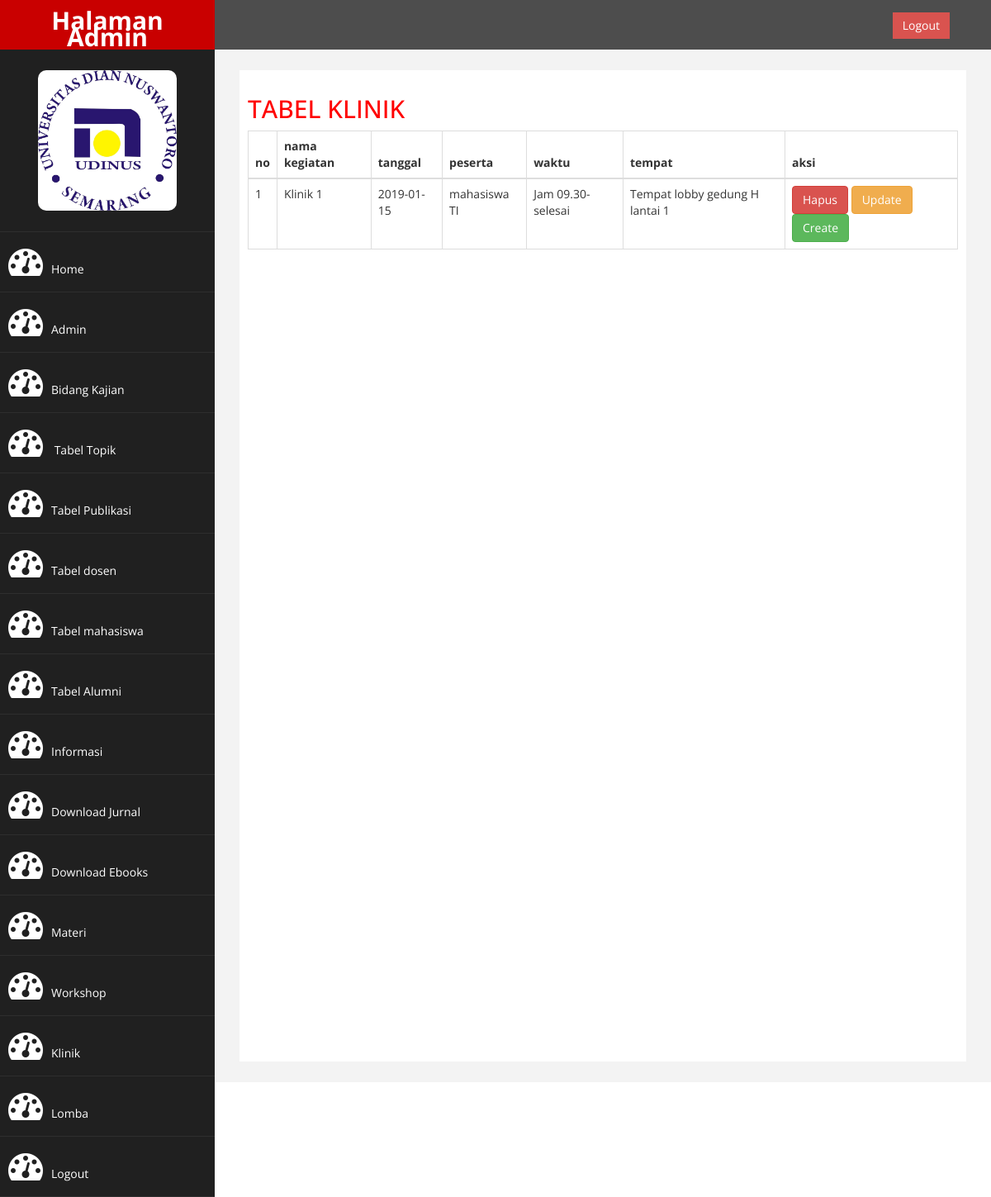
The app's page /admin/index.php?halaman=klinik (signed in) with its own data.
### tables this page shows
CREATE TABLE IF NOT EXISTS `klinik` (
`id` int(11) NOT NULL,
  `nama_kegiatan` varchar(300) NOT NULL,
  `tanggal` date NOT NULL,
  `peserta` varchar(100) NOT NULL,
  `waktu` varchar(100) NOT NULL,
  `tempat` varchar(300) NOT NULL
);

### admin/klinik.php (the view, shortened to what this page needs)
<h2>TABEL KLINIK</h2>
<table class="table table-bordered">
	<thead>
		<tr>
			<th>no</th>
			<th>nama kegiatan</th>
			<th>tanggal</th>
			<th>peserta</th>
			<th>waktu</th>
			<th>tempat</th>
			<th>aksi</th>
		</tr>
	</thead>
	<tbody>
		<?php  $nomor = 1; ?>
		<?php
			$ambil=$koneksi->query("SELECT * FROM klinik");
		?>
		<?php
			while($pecah=mysqli_fetch_assoc($ambil)){
		?>
		<tr>
			<td><?php echo $nomor; ?></td>
			<td><?php echo $pecah['nama_kegiatan']; ?></td>
			<td><?php echo $pecah['tanggal']; ?></td>
			<td><?php echo $pecah['peserta']; ?></td>
			<td><?php echo $pecah['waktu']; ?></td>
			<td><?php echo $pecah['tempat']; ?></td>
			<td>
				<a href="proses-delete-klinik.php?id=<?php echo $pecah['id'] ?>" class="btn-danger btn">Hapus</a>
				<a href="form-update-klinik.php?id=<?php echo $pecah['id'] ?>" class="btn-warning btn">Update</a>
				<a href="" data-toggle="modal" data-target="#create" class="btn-success btn">Create</a>
			</td>
		</tr>
		<?php $nomor++; ?>
		<?php } ?>
	</tbody>
</table>

### admin/assets/css/custom.css (style rules this page uses)
body { font-family: 'Open Sans', sans-serif; }
h2 { color: #f00; }

### records on screen
klinik: nama_kegiatan "Klinik 1", tanggal "2019-01-15", peserta "mahasiswa TI", waktu "Jam 09.30-selesai", tempat "Tempat lobby gedung H lantai 1"
